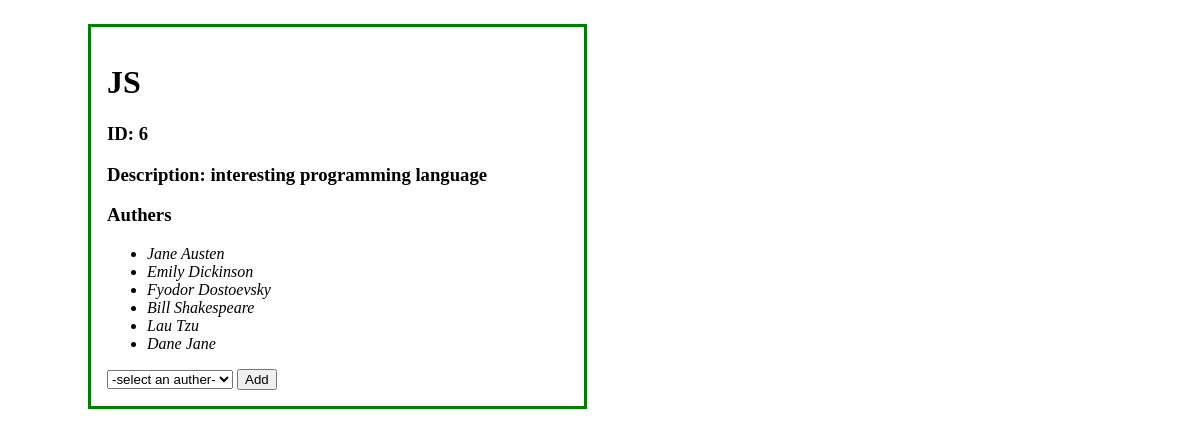
The page /books/6 on the database its author committed.
### books_authors_app/models.py (models this page shows)
class Book(models.Model):
    title = models.CharField(max_length=255)
    desc = models.TextField()
    created_at = models.DateTimeField(auto_now_add=True)
    updated_at = models.DateTimeField(auto_now=True)

class Auther(models.Model):
    first_name = models.CharField(max_length=45)
    last_name = models.CharField(max_length=45)
    notes = models.TextField(null=True)
    books = models.ManyToManyField(Book, related_name = 'authers')
    created_at = models.DateTimeField(auto_now_add=True)
    updated_at = models.DateTimeField(auto_now=True)

### books_authors_app/views.py (the view)
# urls.py: path('books/<int:book_id>', views.viewbook),
def viewbook(request, book_id):
    book =Book.objects.get(id=book_id)
    all_book_authers =book.authers.all()
    all_authers = Auther.objects.exclude(books = book_id)
    context = {
        "book":book,
        'all_book_authers':all_book_authers,
        'all_authers':all_authers
    }
    return render(request, 'view_book.html', context)

### books_authors_app/templates/view_book.html (shortened to what this page needs)
<!DOCTYPE html>
<html lang="en">
<head>
    {% load static %}
    <link rel="stylesheet" href="{% static 'css/style2.css' %}">
</head>
<body>
    <div class="view">
        <h1>{{ book.title }}</h1>
        <h3>ID: {{ book.id }}</h3>
        <h3>Description: <span>{{ book.desc }}</span></h3>
        <h3>Authers</h3>
        <ul>
            {% for auther in all_book_authers %}
                <li><em>{{ auther.first_name }} {{ auther.last_name }}</em></li>
            {% endfor%}
        </ul>
        <form action="/add_auther" method="POST">
            <select name="authers">
                <option value = "">-select an auther-</option>
            </select>
            <button type="submit">Add</button>
        </form>
    </div>
</body>
</html>

### books_authors_app/static/css/style2.css (style rules this page uses)
body { padding: 1em; }
.view { width: 40%; border: 3px solid green; margin-left:4em; padding: 1em; }

### rows shown on the page
Book: title "JS", id "6", desc "interesting programming language"
Auther: first_name "Jane", last_name "Austen"
Auther: first_name "Emily", last_name "Dickinson"
Auther: first_name "Fyodor", last_name "Dostoevsky"
Auther: first_name "Bill", last_name "Shakespeare"
Auther: first_name "Lau", last_name "Tzu"
Auther: first_name "Dane", last_name "Jane"
